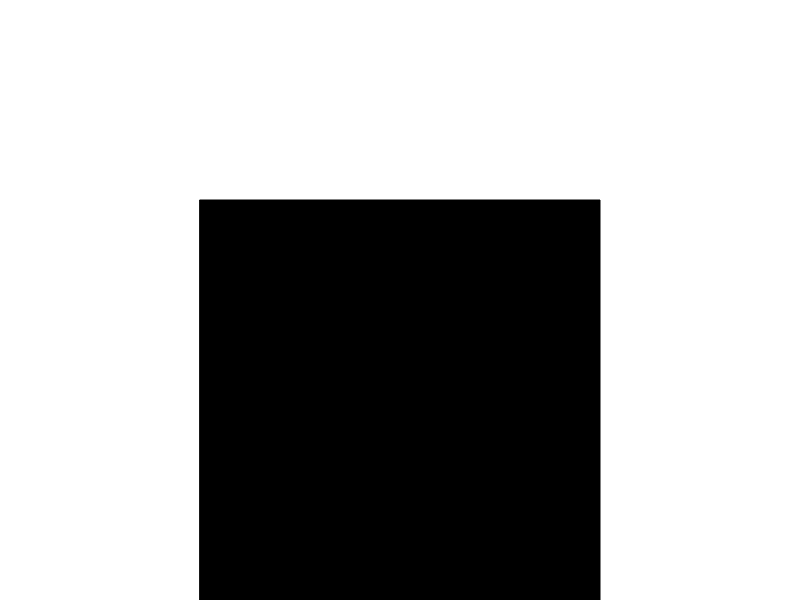
Frame 1 (no input)
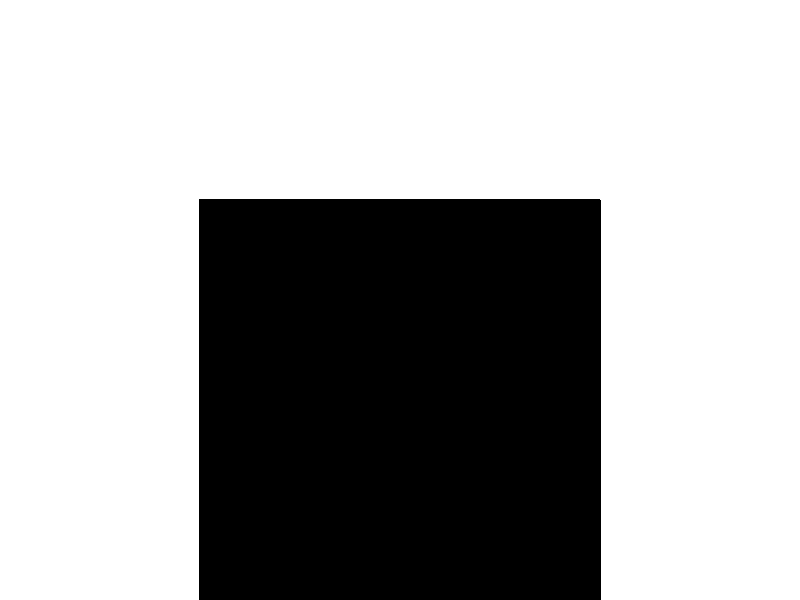
Frame 60 (no input)
Frame 120 (the mouse pressed at the canvas centre since frame 60): identical to frame 60, image omitted

The p5.js sketch that drew these frames (run headless with seeded random() and noise() and a simulated clock; from frame 60 on, the mouse is pressed at the canvas centre):

// p5.js sketch
// ── sketch.js
function setup() {
  // put setup code here
  createCanvas(800,600);

}

function draw() {
  // put drawing code here
  fill(0);
  rect(200,200,400,400);
}
